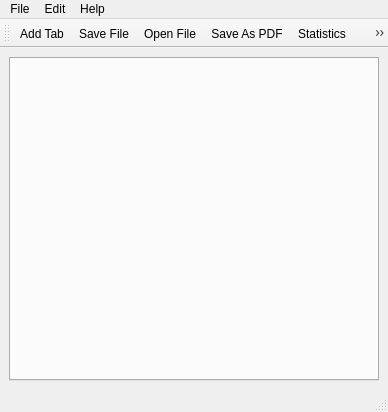
<?xml version="1.0" encoding="UTF-8"?>
<ui version="4.0">
 <class>MainWindow</class>
 <widget class="QMainWindow" name="MainWindow">
  <property name="geometry">
   <rect>
    <x>0</x>
    <y>0</y>
    <width>388</width>
    <height>412</height>
   </rect>
  </property>
  <property name="windowTitle">
   <string>Notepad</string>
  </property>
  <property name="layoutDirection">
   <enum>Qt::LeftToRight</enum>
  </property>
  <property name="autoFillBackground">
   <bool>true</bool>
  </property>
  <property name="toolButtonStyle">
   <enum>Qt::ToolButtonTextUnderIcon</enum>
  </property>
  <widget class="QWidget" name="Central">
   <layout class="QGridLayout" name="gridLayout">
    <item row="0" column="0">
     <layout class="QVBoxLayout" name="verticalLayout">
      <item>
       <widget class="QTabWidget" name="tabWidget">
        <property name="tabShape">
         <enum>QTabWidget::Triangular</enum>
        </property>
        <property name="currentIndex">
         <number>-1</number>
        </property>
        <property name="tabsClosable">
         <bool>true</bool>
        </property>
        <property name="movable">
         <bool>true</bool>
        </property>
       </widget>
      </item>
     </layout>
    </item>
   </layout>
  </widget>
  <widget class="QMenuBar" name="menubar">
   <property name="geometry">
    <rect>
     <x>0</x>
     <y>0</y>
     <width>388</width>
     <height>20</height>
    </rect>
   </property>
   <widget class="QMenu" name="menuFile">
    <property name="title">
     <string>File</string>
    </property>
    <addaction name="actionAddTab"/>
    <addaction name="actionRefresh"/>
    <addaction name="separator"/>
    <addaction name="SaveFile"/>
    <addaction name="SaveAs"/>
    <addaction name="SaveAsPDF"/>
    <addaction name="separator"/>
    <addaction name="OpenFile"/>
    <addaction name="separator"/>
    <addaction name="CloseFile"/>
   </widget>
   <widget class="QMenu" name="menuEdit">
    <property name="title">
     <string>Edit</string>
    </property>
    <addaction name="actionCopy"/>
    <addaction name="actionCut"/>
    <addaction name="actionPaste"/>
    <addaction name="actionUndo"/>
    <addaction name="actionRedo"/>
   </widget>
   <widget class="QMenu" name="menuHelp">
    <property name="title">
     <string>Help</string>
    </property>
    <addaction name="actionInformation"/>
    <addaction name="actionStatistics"/>
   </widget>
   <addaction name="menuFile"/>
   <addaction name="menuEdit"/>
   <addaction name="menuHelp"/>
  </widget>
  <widget class="QStatusBar" name="statusbar"/>
  <widget class="QToolBar" name="toolBar">
   <property name="windowTitle">
    <string>toolBar</string>
   </property>
   <property name="layoutDirection">
    <enum>Qt::LeftToRight</enum>
   </property>
   <property name="autoFillBackground">
    <bool>true</bool>
   </property>
   <property name="movable">
    <bool>true</bool>
   </property>
   <property name="allowedAreas">
    <set>Qt::TopToolBarArea</set>
   </property>
   <property name="orientation">
    <enum>Qt::Horizontal</enum>
   </property>
   <attribute name="toolBarArea">
    <enum>TopToolBarArea</enum>
   </attribute>
   <attribute name="toolBarBreak">
    <bool>false</bool>
   </attribute>
   <addaction name="actionAddTab"/>
   <addaction name="SaveFile"/>
   <addaction name="OpenFile"/>
   <addaction name="SaveAsPDF"/>
   <addaction name="actionStatistics"/>
   <addaction name="CloseFile"/>
  </widget>
  <action name="CloseFile">
   <property name="icon">
    <iconset>
     <normaloff>img/cancel.png</normaloff>img/cancel.png</iconset>
   </property>
   <property name="text">
    <string>Close File</string>
   </property>
   <property name="shortcut">
    <string>Ctrl+Q</string>
   </property>
  </action>
  <action name="SaveFile">
   <property name="icon">
    <iconset>
     <normaloff>img/icons8-save-64.png</normaloff>img/icons8-save-64.png</iconset>
   </property>
   <property name="text">
    <string>Save File</string>
   </property>
   <property name="shortcut">
    <string>Ctrl+S</string>
   </property>
  </action>
  <action name="OpenFile">
   <property name="icon">
    <iconset>
     <normaloff>img/open.png</normaloff>img/open.png</iconset>
   </property>
   <property name="text">
    <string>Open File</string>
   </property>
  </action>
  <action name="SaveAsPDF">
   <property name="icon">
    <iconset>
     <normaloff>img/pdf.png</normaloff>img/pdf.png</iconset>
   </property>
   <property name="text">
    <string>Save As PDF</string>
   </property>
   <property name="toolTip">
    <string>Save As PDF</string>
   </property>
   <property name="shortcut">
    <string>Ctrl+P</string>
   </property>
  </action>
  <action name="actionUndo">
   <property name="icon">
    <iconset>
     <normaloff>img/undo-arrow.png</normaloff>img/undo-arrow.png</iconset>
   </property>
   <property name="text">
    <string>Undo</string>
   </property>
   <property name="toolTip">
    <string>Undo</string>
   </property>
   <property name="shortcut">
    <string>Ctrl+Z</string>
   </property>
  </action>
  <action name="actionInformation">
   <property name="text">
    <string>Information</string>
   </property>
   <property name="toolTip">
    <string>Information</string>
   </property>
  </action>
  <action name="actionCopy">
   <property name="icon">
    <iconset>
     <normaloff>img/copy.png</normaloff>img/copy.png</iconset>
   </property>
   <property name="text">
    <string>Copy</string>
   </property>
   <property name="toolTip">
    <string>Copy</string>
   </property>
   <property name="shortcut">
    <string>Ctrl+C</string>
   </property>
  </action>
  <action name="actionPaste">
   <property name="icon">
    <iconset>
     <normaloff>img/icons8-paste-64.png</normaloff>img/icons8-paste-64.png</iconset>
   </property>
   <property name="text">
    <string>Paste</string>
   </property>
   <property name="shortcut">
    <string>Ctrl+V</string>
   </property>
  </action>
  <action name="actionRedo">
   <property name="icon">
    <iconset>
     <normaloff>img/iconfinder_352438_redo_icon_512px.png</normaloff>img/iconfinder_352438_redo_icon_512px.png</iconset>
   </property>
   <property name="text">
    <string>Redo</string>
   </property>
  </action>
  <action name="actionCut">
   <property name="icon">
    <iconset>
     <normaloff>img/icons8-cut-48.png</normaloff>img/icons8-cut-48.png</iconset>
   </property>
   <property name="text">
    <string>Cut</string>
   </property>
   <property name="shortcut">
    <string>Ctrl+X</string>
   </property>
  </action>
  <action name="actionAddTab">
   <property name="icon">
    <iconset>
     <normaloff>img/addTab.png</normaloff>img/addTab.png</iconset>
   </property>
   <property name="text">
    <string>Add Tab</string>
   </property>
  </action>
  <action name="actionRefresh">
   <property name="text">
    <string>Refresh</string>
   </property>
   <property name="toolTip">
    <string>Refresh</string>
   </property>
   <property name="shortcut">
    <string>Ctrl+R</string>
   </property>
  </action>
  <action name="actionStatistics">
   <property name="icon">
    <iconset>
     <normaloff>img/stat.png</normaloff>img/stat.png</iconset>
   </property>
   <property name="text">
    <string>Statistics</string>
   </property>
  </action>
  <action name="SaveAs">
   <property name="icon">
    <iconset>
     <normaloff>img/icons8-save-all-64.png</normaloff>img/icons8-save-all-64.png</iconset>
   </property>
   <property name="text">
    <string>Save As</string>
   </property>
  </action>
 </widget>
 <resources/>
 <connections/>
</ui>
